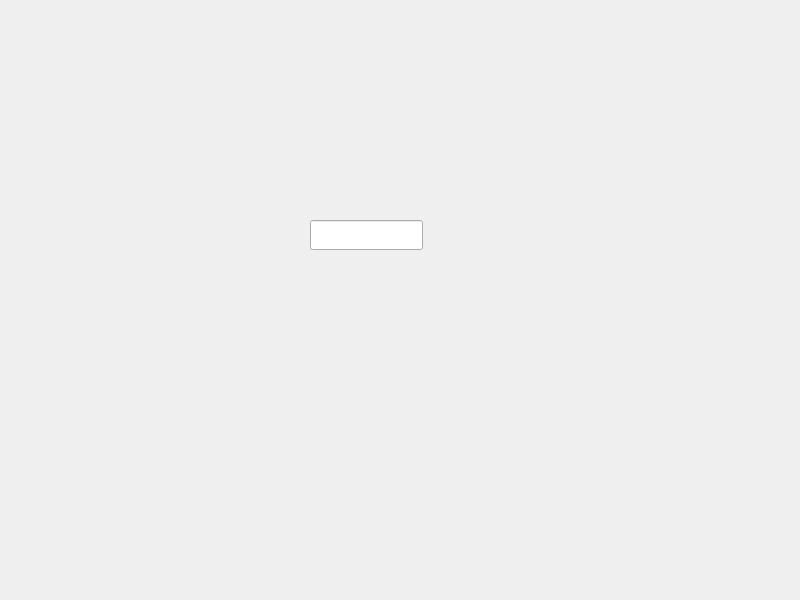
<?xml version="1.0" encoding="UTF-8"?>
<ui version="4.0">
 <class>Dialog</class>
 <widget class="QDialog" name="Dialog">
  <property name="geometry">
   <rect>
    <x>0</x>
    <y>0</y>
    <width>800</width>
    <height>600</height>
   </rect>
  </property>
  <property name="windowTitle">
   <string>Dialog</string>
  </property>
  <widget class="QLineEdit" name="lineEdit">
   <property name="geometry">
    <rect>
     <x>310</x>
     <y>220</y>
     <width>113</width>
     <height>30</height>
    </rect>
   </property>
  </widget>
 </widget>
 <resources/>
 <connections/>
</ui>
